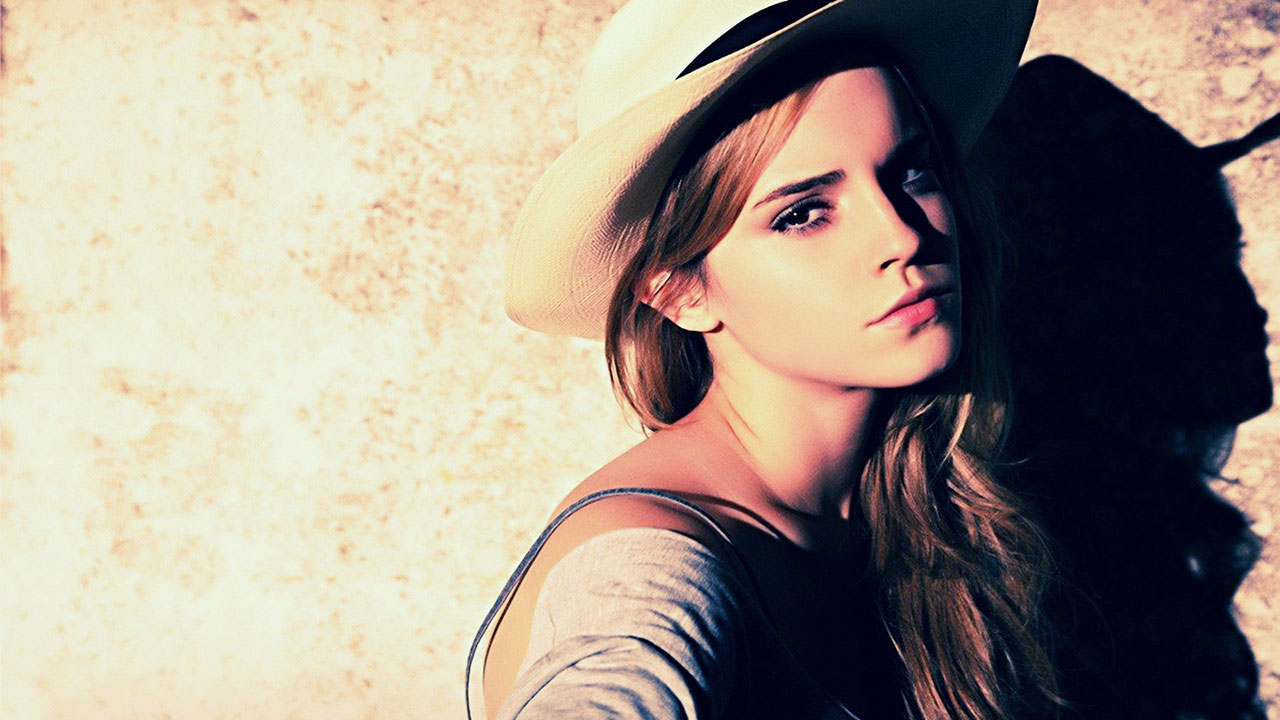
#> input picture src/picture.jpg, 1280 x 720 px
$ python testCrop.py
#> lines starting #> are read from the running program, lines starting #| are printed output that depends on the picture
import cv2 as cv


def main():
    path = 'picture.jpg'
    img  = cv.imread(path, cv.IMREAD_GRAYSCALE)
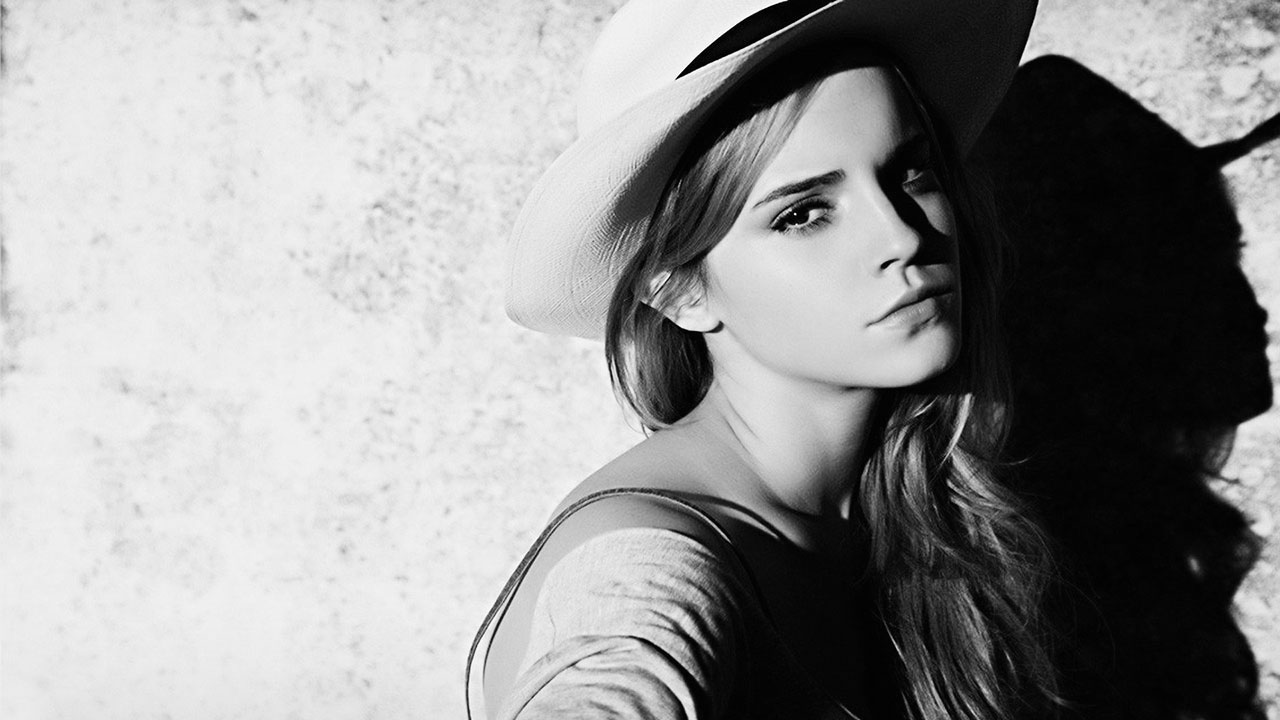
#> img: shape (720, 1280); min 0, max 255, mean 149.8


    x = 756
    y = 188
    w = 92
    h = 52

    # x, y, w, h = cv2.boundingRect(c)
    # b = 10
    # roi = imgOriginal[y-b:y + h+b, x-b:x + w+b]

    img = img[y:y+h, x:x+w]
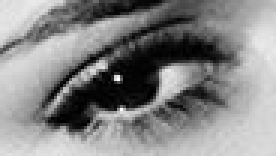
#> img: shape (52, 92) (shown 3 times larger); min 0, max 255, mean 133.9
    cv.imwrite('img.jpg', img)

    cv.waitKey(0)

if __name__ == '__main__':
	main()
